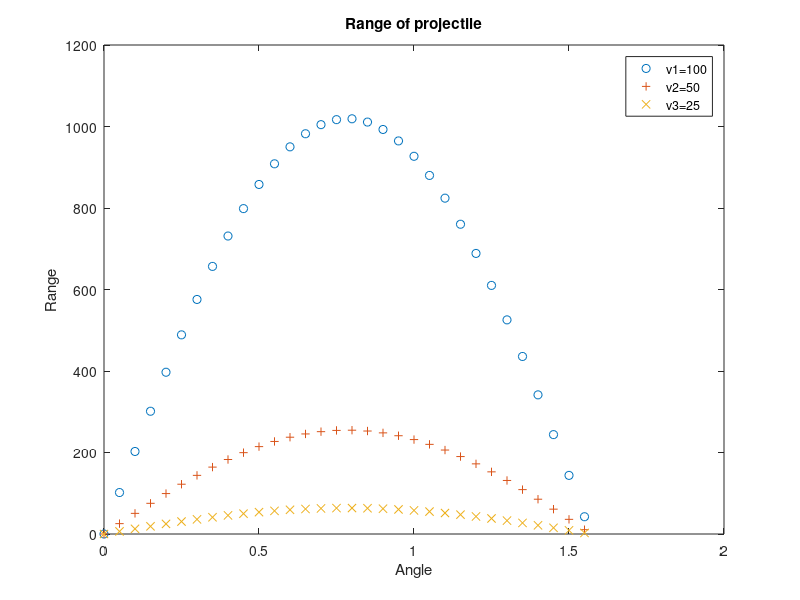

Recreate this plot in MATLAB.
clear, clc
disp('Exercise 1')
a=[15,3,22;3,8,5;14,3,82]
b=[1;5;6]
c=[12,18,5,2]
disp('Create a matrix called d from third column of amtrix a')
d=a(:,3)
disp('Combine matrix b and matrix d to create matrix e')
e=[b,d]
disp('Combine matrix b and matrix d to createe matrix f')
f=[b;d]
disp('creat matrix g from matrix a and the first three elements of matrix c')
g=[a;c(1:3)]
disp('create matrix h with the first element equal to a1,3, the second element equal to c1,2, and the third element equal to b2,1')
h=[a(1,3),c(1,2),b(2,1)]

disp('Exercise 2')
g=9.81; %m/s^2
v1=100; %m/s
v2=50; %m/s
v3=25; %m/s
theta=[0:0.05:pi/2];
R1=(v1^2/g).*sin(2.*theta);
R2=(v2^2/g).*sin(2.*theta);
R3=(v3^2/g).*sin(2.*theta);
plot(theta,R1,'o',theta,R2,'+',theta,R3,'x')
xlabel('Angle')
ylabel('Range')
title('Range of projectile')
legend 'v1=100' 'v2=50' 'v3=25'